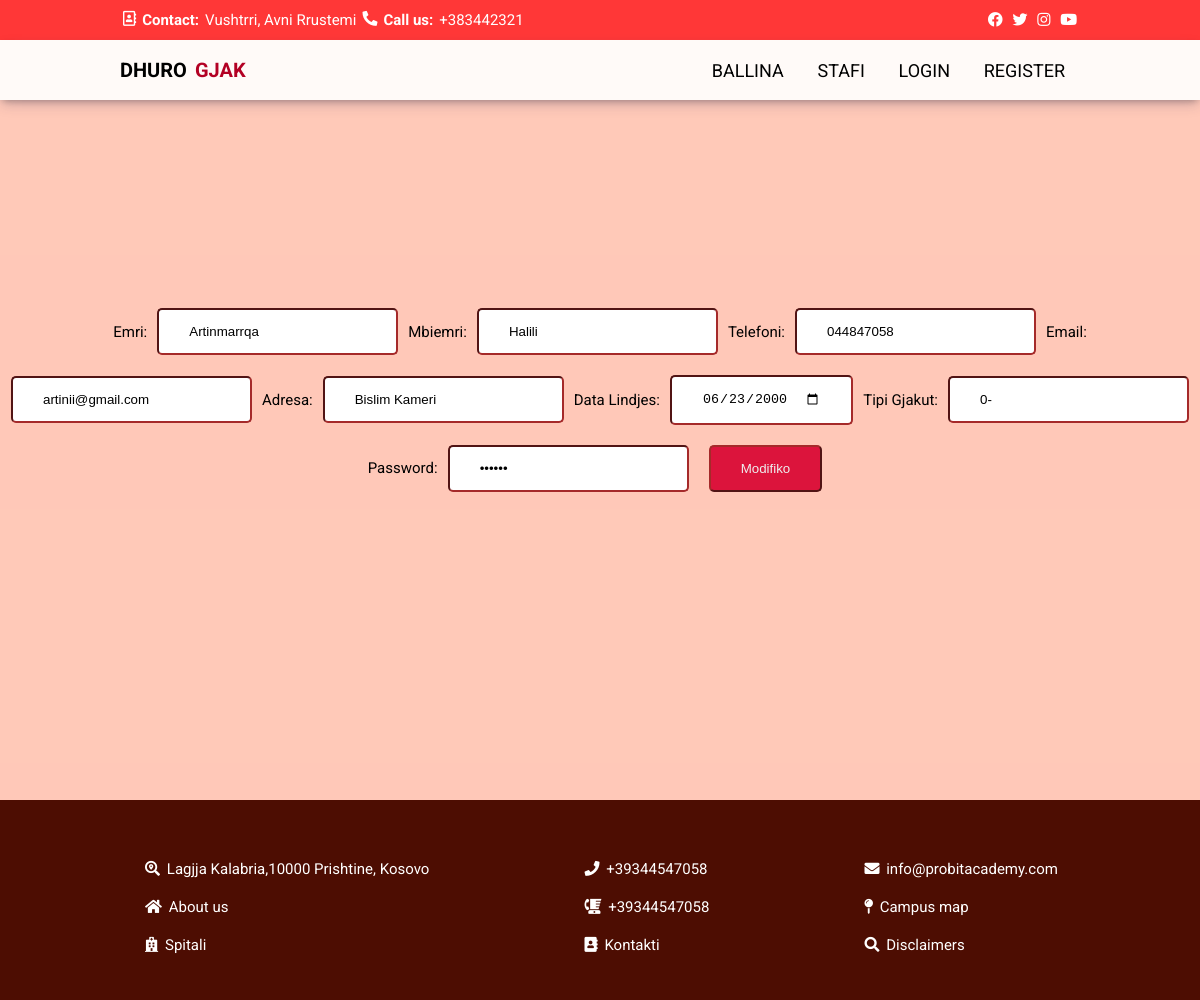
The page /modifikodhuruesit.php?did=2 on the database its author committed.
### tables this page shows
CREATE TABLE `dhuruesi` (
  `dhuruesiID` int(11) NOT NULL,
  `emri` varchar(50) NOT NULL,
  `mbiemri` varchar(50) NOT NULL,
  `adresa` varchar(60) NOT NULL,
  `email` varchar(100) NOT NULL,
  `telefoni` varchar(20) NOT NULL,
  `dtl` date NOT NULL,
  `tipiGjakut` varchar(3) NOT NULL,
  `password` varchar(255) NOT NULL
);

### inc/sqlFunctions.php (called while the page is built, shortened)
<?php
function connection()
{
    $dbCon = mysqli_connect('localhost', 'root', '', 'blooddb');
    return $dbCon;
}
function merrDhuruesin($did)
{
    $dbCon = connection();
    $sql = "SELECT dhuruesiID, emri, mbiemri, adresa, email, telefoni, dtl, tipiGjakut,password";
    $sql .= " FROM dhuruesi WHERE dhuruesiID={$did}";
    $result = mysqli_query($dbCon, $sql);
    return $result;
}

### modifikodhuruesit.php (the view, shortened to what this page needs)
<?php include "inc/header.php"; ?>
<div class="fshij">
    <?php
    if (isset($_GET['did'])) {
        $did = $_GET['did'];
        $dhuruesi = merrDhuruesin($did);
        if ($dhuruesi) {
            $dhuruesii = mysqli_fetch_assoc($dhuruesi);
            $emri = $dhuruesii['emri'];
            $mbiemri = $dhuruesii['mbiemri'];
            $telefoni = $dhuruesii['telefoni'];
            $email = $dhuruesii['email'];
            $adresa = $dhuruesii['adresa'];
            $dtl = $dhuruesii['dtl'];
            $tipigjakut = $dhuruesii['tipiGjakut'];
            $password = $dhuruesii['password'];
        }
    }
    ?>
    <form id="regjister" class="box2" action="" method="post">
        <label>Emri: </label>
        <input type="text" id="emri" name="emri" value="<?php if (!empty($emri)) echo $emri; ?>">
        <label>Mbiemri: </label>
        <input type="text" id="mbiemri" name="mbiemri" value="<?php if (!empty($mbiemri)) echo $mbiemri; ?>">
        <label>Telefoni: </label>
        <input type="text" id="telefoni" name="telefoni" value="<?php if (!empty($telefoni)) echo $telefoni; ?>">
        <label>Email: </label>
        <input type="email" id="email" name="email" value="<?php if (!empty($email)) echo $email; ?>">
        <label>Adresa: </label>
        <input type="text" id="adresa" name="adresa" value="<?php if (!empty($adresa)) echo $adresa; ?>">
        <label>Data Lindjes: </label>
        <input type="date" id="dtl" name="dtl" value="<?php if (!empty($dtl)) echo $dtl; ?>">
        <label>Tipi Gjakut: </label>
        <input type="text" id="tipigjakut" name="tipigjakut" value="<?php if (!empty($tipigjakut)) echo $tipigjakut; ?>">
        <label>Password: </label>
        <input type="password" id="password" name="password" value="<?php if (!empty($password)) echo $password; ?>">
        <input type="submit" name="modifiko" id="modifiko" value="Modifiko">
    </form>
</div>
<?php include "inc/footer.php"; ?>

### style.css (style rules this page uses)
* { margin: 0; padding: 0; box-sizing: border-box; }
html, body { font-size: 15px; font-family: "Roboto", sans-serif; }
.box2 { width: 100%; display: flex; flex-wrap: wrap; justify-content: center; align-items: center; }
.box2 input { padding: 14px 30px; margin: 10px; border-color: brown; border-radius: 5px; }
.box2 input[type="submit"] { background-color: crimson; color: #eee; }
.fshij { width: 100%; height: 100vh; background-color: rgba(255, 94, 45, 0.336); display: flex; flex-direction: column; justify-content: center; align-items: center; }

### rows shown on the page
dhuruesi: emri "Artinmarrqa", mbiemri "Halili", telefoni "044847058", email "artinii@gmail.com", adresa "Bislim Kameri", dtl "06/23/2000", tipigjakut "0-"
